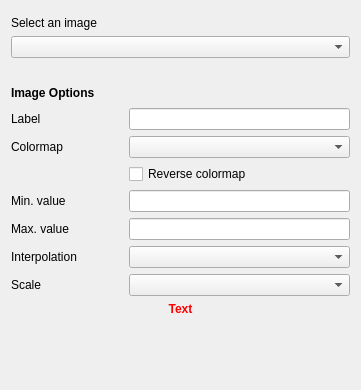
<?xml version="1.0" encoding="UTF-8"?>
<ui version="4.0">
 <class>Form</class>
 <widget class="QWidget" name="Form">
  <property name="geometry">
   <rect>
    <x>0</x>
    <y>0</y>
    <width>361</width>
    <height>390</height>
   </rect>
  </property>
  <property name="sizePolicy">
   <sizepolicy hsizetype="Fixed" vsizetype="Fixed">
    <horstretch>0</horstretch>
    <verstretch>0</verstretch>
   </sizepolicy>
  </property>
  <property name="windowTitle">
   <string>Form</string>
  </property>
  <layout class="QGridLayout" name="gridLayout">
   <item row="1" column="0">
    <layout class="QGridLayout" name="gridLayout_6">
     <property name="topMargin">
      <number>20</number>
     </property>
     <item row="1" column="1">
      <spacer name="horizontalSpacer_31">
       <property name="orientation">
        <enum>Qt::Horizontal</enum>
       </property>
       <property name="sizeType">
        <enum>QSizePolicy::Fixed</enum>
       </property>
       <property name="sizeHint" stdset="0">
        <size>
         <width>40</width>
         <height>20</height>
        </size>
       </property>
      </spacer>
     </item>
     <item row="1" column="2">
      <widget class="QLineEdit" name="label_line_edit">
       <property name="sizePolicy">
        <sizepolicy hsizetype="Expanding" vsizetype="Fixed">
         <horstretch>0</horstretch>
         <verstretch>0</verstretch>
        </sizepolicy>
       </property>
       <property name="minimumSize">
        <size>
         <width>190</width>
         <height>22</height>
        </size>
       </property>
      </widget>
     </item>
     <item row="5" column="0">
      <widget class="QLabel" name="color_label_4">
       <property name="sizePolicy">
        <sizepolicy hsizetype="Fixed" vsizetype="Preferred">
         <horstretch>0</horstretch>
         <verstretch>0</verstretch>
        </sizepolicy>
       </property>
       <property name="text">
        <string>Max. value</string>
       </property>
      </widget>
     </item>
     <item row="2" column="1">
      <spacer name="horizontalSpacer_30">
       <property name="orientation">
        <enum>Qt::Horizontal</enum>
       </property>
       <property name="sizeType">
        <enum>QSizePolicy::Fixed</enum>
       </property>
       <property name="sizeHint" stdset="0">
        <size>
         <width>40</width>
         <height>20</height>
        </size>
       </property>
      </spacer>
     </item>
     <item row="2" column="2">
      <widget class="QComboBox" name="colormap_combo_box">
       <property name="sizePolicy">
        <sizepolicy hsizetype="Expanding" vsizetype="Fixed">
         <horstretch>0</horstretch>
         <verstretch>0</verstretch>
        </sizepolicy>
       </property>
       <property name="minimumSize">
        <size>
         <width>190</width>
         <height>22</height>
        </size>
       </property>
      </widget>
     </item>
     <item row="1" column="0">
      <widget class="QLabel" name="line_style_label_4">
       <property name="sizePolicy">
        <sizepolicy hsizetype="Fixed" vsizetype="Preferred">
         <horstretch>0</horstretch>
         <verstretch>0</verstretch>
        </sizepolicy>
       </property>
       <property name="text">
        <string>Label</string>
       </property>
      </widget>
     </item>
     <item row="0" column="0" colspan="2">
      <widget class="QLabel" name="line_options_label_4">
       <property name="minimumSize">
        <size>
         <width>79</width>
         <height>18</height>
        </size>
       </property>
       <property name="font">
        <font>
         <weight>75</weight>
         <bold>true</bold>
        </font>
       </property>
       <property name="text">
        <string>Image Options</string>
       </property>
      </widget>
     </item>
     <item row="2" column="0">
      <widget class="QLabel" name="draw_style_label_4">
       <property name="sizePolicy">
        <sizepolicy hsizetype="Fixed" vsizetype="Preferred">
         <horstretch>0</horstretch>
         <verstretch>0</verstretch>
        </sizepolicy>
       </property>
       <property name="text">
        <string>Colormap</string>
       </property>
      </widget>
     </item>
     <item row="4" column="0">
      <widget class="QLabel" name="width_label_4">
       <property name="sizePolicy">
        <sizepolicy hsizetype="Fixed" vsizetype="Preferred">
         <horstretch>0</horstretch>
         <verstretch>0</verstretch>
        </sizepolicy>
       </property>
       <property name="text">
        <string>Min. value</string>
       </property>
      </widget>
     </item>
     <item row="4" column="1">
      <spacer name="horizontalSpacer_32">
       <property name="orientation">
        <enum>Qt::Horizontal</enum>
       </property>
       <property name="sizeType">
        <enum>QSizePolicy::Fixed</enum>
       </property>
       <property name="sizeHint" stdset="0">
        <size>
         <width>40</width>
         <height>20</height>
        </size>
       </property>
      </spacer>
     </item>
     <item row="5" column="1">
      <spacer name="horizontalSpacer_29">
       <property name="orientation">
        <enum>Qt::Horizontal</enum>
       </property>
       <property name="sizeType">
        <enum>QSizePolicy::Fixed</enum>
       </property>
       <property name="sizeHint" stdset="0">
        <size>
         <width>40</width>
         <height>20</height>
        </size>
       </property>
      </spacer>
     </item>
     <item row="6" column="0">
      <widget class="QLabel" name="color_label_5">
       <property name="sizePolicy">
        <sizepolicy hsizetype="Fixed" vsizetype="Preferred">
         <horstretch>0</horstretch>
         <verstretch>0</verstretch>
        </sizepolicy>
       </property>
       <property name="text">
        <string>Interpolation</string>
       </property>
      </widget>
     </item>
     <item row="7" column="0">
      <widget class="QLabel" name="color_label_6">
       <property name="sizePolicy">
        <sizepolicy hsizetype="Fixed" vsizetype="Preferred">
         <horstretch>0</horstretch>
         <verstretch>0</verstretch>
        </sizepolicy>
       </property>
       <property name="text">
        <string>Scale</string>
       </property>
      </widget>
     </item>
     <item row="7" column="2">
      <widget class="QComboBox" name="scale_combo_box">
       <property name="sizePolicy">
        <sizepolicy hsizetype="Expanding" vsizetype="Fixed">
         <horstretch>0</horstretch>
         <verstretch>0</verstretch>
        </sizepolicy>
       </property>
       <property name="minimumSize">
        <size>
         <width>190</width>
         <height>22</height>
        </size>
       </property>
      </widget>
     </item>
     <item row="7" column="1">
      <spacer name="horizontalSpacer_34">
       <property name="orientation">
        <enum>Qt::Horizontal</enum>
       </property>
       <property name="sizeType">
        <enum>QSizePolicy::Fixed</enum>
       </property>
       <property name="sizeHint" stdset="0">
        <size>
         <width>40</width>
         <height>20</height>
        </size>
       </property>
      </spacer>
     </item>
     <item row="6" column="2">
      <widget class="QComboBox" name="interpolation_combo_box">
       <property name="sizePolicy">
        <sizepolicy hsizetype="Expanding" vsizetype="Fixed">
         <horstretch>0</horstretch>
         <verstretch>0</verstretch>
        </sizepolicy>
       </property>
       <property name="minimumSize">
        <size>
         <width>190</width>
         <height>22</height>
        </size>
       </property>
      </widget>
     </item>
     <item row="6" column="1">
      <spacer name="horizontalSpacer_33">
       <property name="orientation">
        <enum>Qt::Horizontal</enum>
       </property>
       <property name="sizeType">
        <enum>QSizePolicy::Fixed</enum>
       </property>
       <property name="sizeHint" stdset="0">
        <size>
         <width>40</width>
         <height>20</height>
        </size>
       </property>
      </spacer>
     </item>
     <item row="3" column="2">
      <widget class="QCheckBox" name="reverse_colormap_check_box">
       <property name="text">
        <string>Reverse colormap</string>
       </property>
      </widget>
     </item>
     <item row="4" column="2">
      <widget class="QLineEdit" name="min_value_line_edit"/>
     </item>
     <item row="5" column="2">
      <widget class="QLineEdit" name="max_value_line_edit"/>
     </item>
    </layout>
   </item>
   <item row="0" column="0">
    <layout class="QVBoxLayout" name="images_selector_layout">
     <property name="topMargin">
      <number>5</number>
     </property>
     <item>
      <widget class="QLabel" name="images_selector_label">
       <property name="text">
        <string>Select an image</string>
       </property>
      </widget>
     </item>
     <item>
      <widget class="QComboBox" name="select_image_combo_box">
       <property name="sizePolicy">
        <sizepolicy hsizetype="Expanding" vsizetype="Fixed">
         <horstretch>0</horstretch>
         <verstretch>0</verstretch>
        </sizepolicy>
       </property>
      </widget>
     </item>
    </layout>
   </item>
   <item row="3" column="0">
    <spacer name="verticalSpacer_3">
     <property name="orientation">
      <enum>Qt::Vertical</enum>
     </property>
     <property name="sizeHint" stdset="0">
      <size>
       <width>20</width>
       <height>40</height>
      </size>
     </property>
    </spacer>
   </item>
   <item row="2" column="0">
    <widget class="QLabel" name="max_min_value_warning">
     <property name="enabled">
      <bool>true</bool>
     </property>
     <property name="font">
      <font>
       <weight>75</weight>
       <bold>true</bold>
      </font>
     </property>
     <property name="text">
      <string>&lt;html&gt;&lt;head/&gt;&lt;body&gt;&lt;p&gt;&lt;span style=&quot; color:#ff0000;&quot;&gt;Text&lt;/span&gt;&lt;/p&gt;&lt;/body&gt;&lt;/html&gt;</string>
     </property>
     <property name="scaledContents">
      <bool>true</bool>
     </property>
     <property name="alignment">
      <set>Qt::AlignCenter</set>
     </property>
    </widget>
   </item>
  </layout>
 </widget>
 <tabstops>
  <tabstop>select_image_combo_box</tabstop>
  <tabstop>label_line_edit</tabstop>
  <tabstop>colormap_combo_box</tabstop>
  <tabstop>reverse_colormap_check_box</tabstop>
  <tabstop>min_value_line_edit</tabstop>
  <tabstop>max_value_line_edit</tabstop>
  <tabstop>interpolation_combo_box</tabstop>
  <tabstop>scale_combo_box</tabstop>
 </tabstops>
 <resources/>
 <connections/>
</ui>
